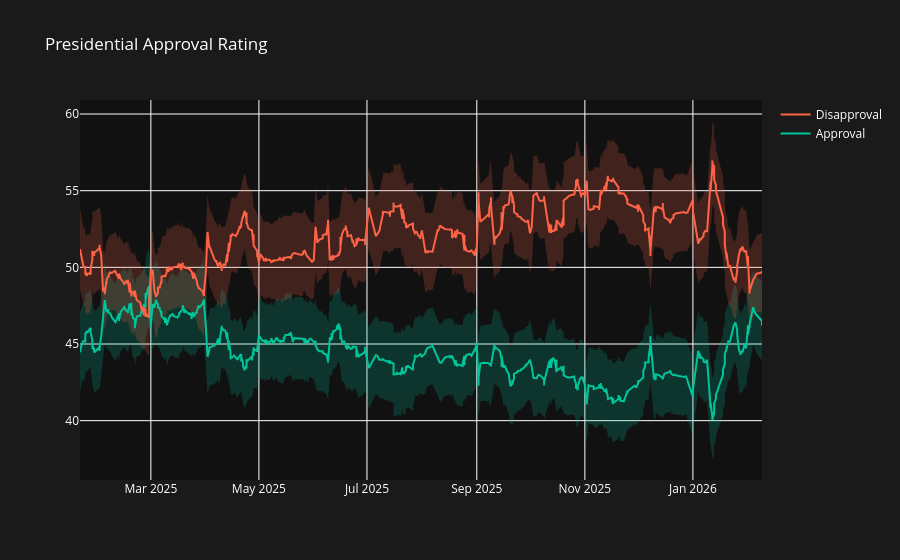

The code cell stored with this chart in its notebook:
### Code cell
DARK_MODE = True
bg_color = "#111111" if DARK_MODE else "#ffffff"
paper_color = "#1a1a1a" if DARK_MODE else "#f9f9f9"
line_color = "#ffffff" if DARK_MODE else "#000000"

fig = go.Figure()

# Approval band
fig.add_trace(go.Scatter(x=df_two['end_date'], y=df_two['yes_upper_smooth'], mode='lines', line=dict(width=0), showlegend=False))
fig.add_trace(go.Scatter(x=df_two['end_date'], y=df_two['yes_lower_smooth'], mode='lines', line=dict(width=0), fill='tonexty', fillcolor='rgba(0, 196, 154, 0.2)', showlegend=False))

# Disapproval band
fig.add_trace(go.Scatter(x=df_two['end_date'], y=df_two['no_upper_smooth'], mode='lines', line=dict(width=0), showlegend=False))
fig.add_trace(go.Scatter(x=df_two['end_date'], y=df_two['no_lower_smooth'], mode='lines', line=dict(width=0), fill='tonexty', fillcolor='rgba(255, 99, 71, 0.2)', showlegend=False))

# Main lines
fig.add_trace(go.Scatter(x=df_two['end_date'], y=df_two['yes_smooth'], mode='lines', name='Approval', line=dict(color='#00C49A', width=2)))
fig.add_trace(go.Scatter(x=df_two['end_date'], y=df_two['no_smooth'], mode='lines', name='Disapproval', line=dict(color='#FF6347', width=2)))

fig.update_layout(
    plot_bgcolor=bg_color,
    paper_bgcolor=paper_color,
    font=dict(color=line_color),
    title="Presidential Approval Rating"
)

fig.show()

### Figure 1 — Plotly figure (JSON) as saved in the notebook; plotly's stock layout.template omitted (floating-point values rounded to 4 significant figures; data arrays with more than 128 entries replaced by an {"elided": "..."} marker saying what was removed)
{"data": [{"line": {"width": 0}, "mode": "lines", "showlegend": false, "type": "scatter", "x": {"elided": "734 str values"}, "y": {"elided": "734 float values"}}, {"fill": "tonexty", "fillcolor": "rgba(0, 196, 154, 0.2)", "line": {"width": 0}, "mode": "lines", "showlegend": false, "type": "scatter", "x": {"elided": "734 str values"}, "y": {"elided": "734 float values"}}, {"line": {"width": 0}, "mode": "lines", "showlegend": false, "type": "scatter", "x": {"elided": "734 str values"}, "y": {"elided": "734 float values"}}, {"fill": "tonexty", "fillcolor": "rgba(255, 99, 71, 0.2)", "line": {"width": 0}, "mode": "lines", "showlegend": false, "type": "scatter", "x": {"elided": "734 str values"}, "y": {"elided": "734 float values"}}, {"line": {"color": "#00C49A", "width": 2}, "mode": "lines", "name": "Approval", "type": "scatter", "x": {"elided": "734 str values"}, "y": {"elided": "734 float values"}}, {"line": {"color": "#FF6347", "width": 2}, "mode": "lines", "name": "Disapproval", "type": "scatter", "x": {"elided": "734 str values"}, "y": {"elided": "734 float values"}}], "layout": {"font": {"color": "#ffffff"}, "paper_bgcolor": "#1a1a1a", "plot_bgcolor": "#111111", "title": {"text": "Presidential Approval Rating"}}}
